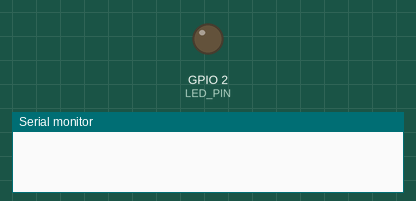
The sketch below on a simulated ESP32. On the bench: output pins drawn as LEDs (lit = HIGH), the last lines printed to the serial monitor.

Above: at 1.0 s.
At 3.0 s:
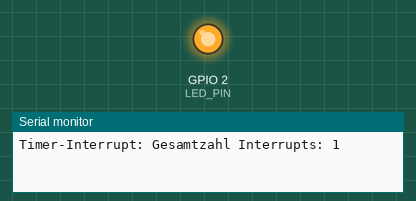
Timing chart, 0 to 5.2 s (numbered marks = the images above):
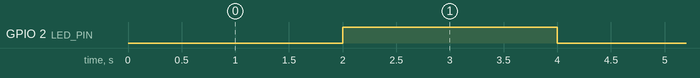

The sketch:

interrupt-timer.ino
```cpp
/*
 * Timer Interrupt
 */
#define LED_PIN    2                       // LED an GPIO2

volatile int ledStatus = 0;
volatile int interruptStatus;
int interruptZaehlerGesamt;

hw_timer_t *timer = NULL;
portMUX_TYPE timerMux = portMUX_INITIALIZER_UNLOCKED;

void IRAM_ATTR onTimer() {
  portENTER_CRITICAL_ISR(&timerMux);
  interruptStatus++;
  portEXIT_CRITICAL_ISR(&timerMux);
  if (ledStatus == 0) {
    ledStatus = 1;
    digitalWrite(LED_PIN, HIGH);
  } else {
    ledStatus = 0;
    digitalWrite(LED_PIN, LOW);
  }
}

void setup() {
  Serial.begin(115200);
  timer = timerBegin(0, 80, true);
  timerAttachInterrupt(timer, &onTimer, true);
  timerAlarmWrite(timer, 2000000, true);  // 2 Sekunden
  timerAlarmEnable(timer);
  pinMode(LED_PIN, OUTPUT);
}

void loop() {
  if (interruptStatus > 0) {
    portENTER_CRITICAL(&timerMux);
    interruptStatus--;
    portEXIT_CRITICAL(&timerMux);
    interruptZaehlerGesamt++;
    Serial.print("Timer-Interrupt: Gesamtzahl Interrupts: ");
    Serial.println(interruptZaehlerGesamt);
  }
}
```

Measured:
- by itself, GPIO 2 (LED_PIN): alternates HIGH for 2.0 s and LOW for 2.0 s
